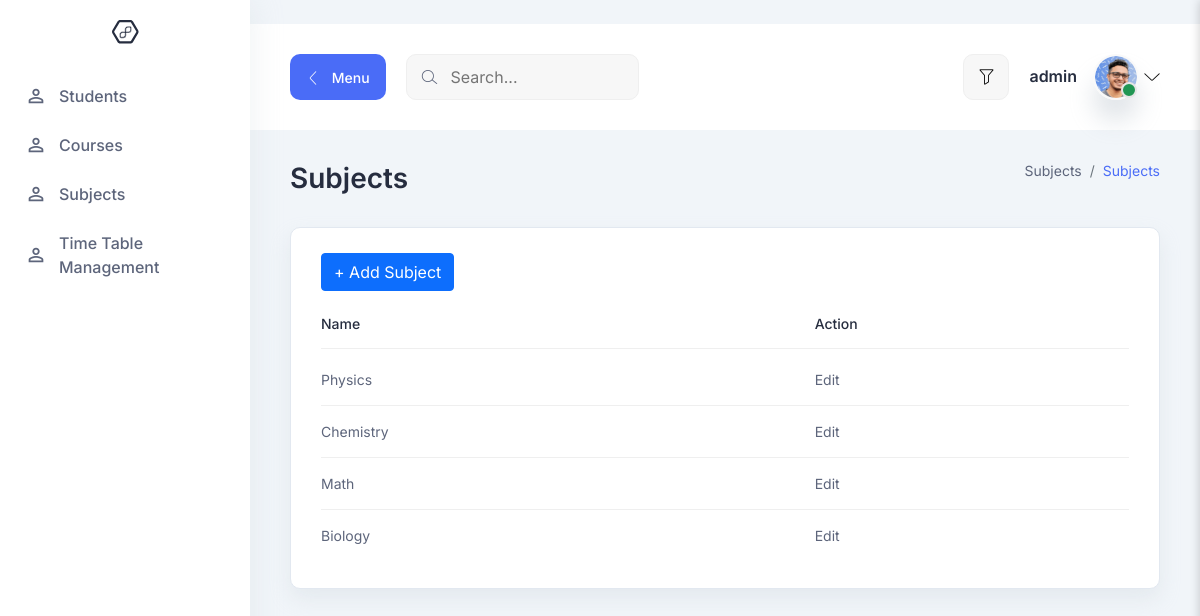
/all-subjects (signed in), run on an earlier commit of the app's database.
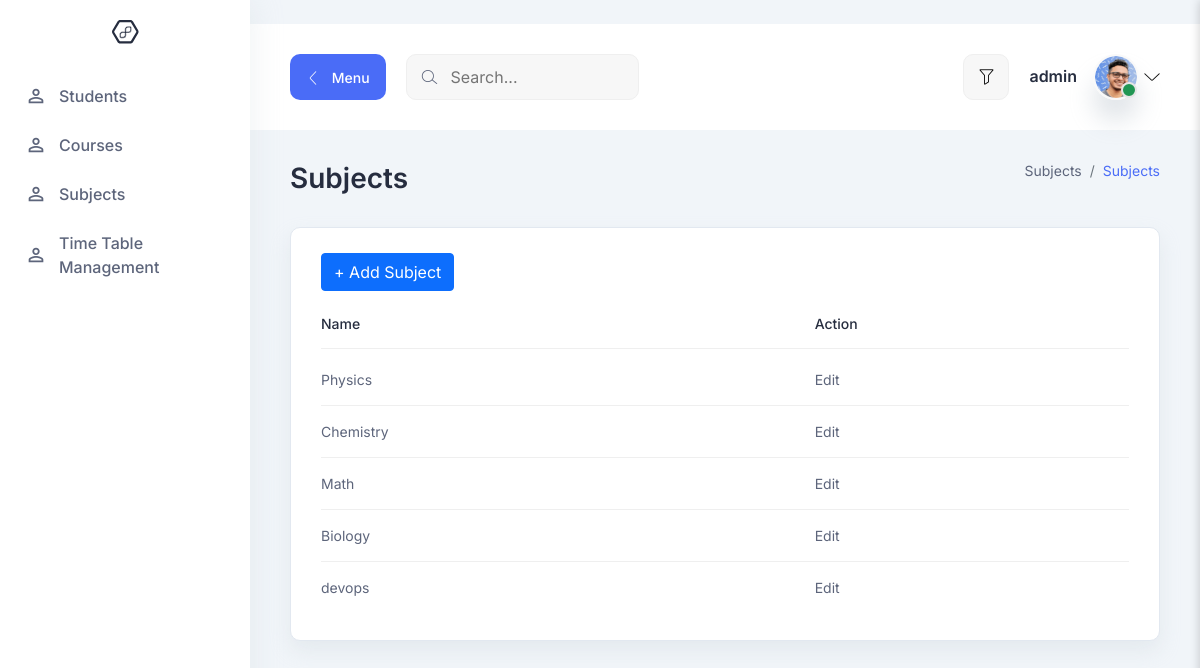
And on a later commit of the database.
### src/models.py (models this page shows, shortened)
class subject(models.Model):
    subject_name = models.CharField(max_length=100)

### src/views.py (the view)
# urls.py: path('all-subjects', all_subject, name='all-subjects'),
@login_required(login_url='teacher-login')
def all_subject(request):
    get_subjects = subject.objects.all()
    return render(request, 'subjects.html', {'subjects': get_subjects})

### src/templates/subjects.html
{% extends 'base.html' %}
{% block content %}
<section class="table-components">
    <div class="container-fluid">
      <div class="title-wrapper pt-30">
        <div class="row align-items-center">
          <div class="col-md-6">
            <div class="title mb-30">
              <h2>Subjects</h2>
            </div>
          </div>
          <div class="col-md-6">
            <div class="breadcrumb-wrapper mb-30">
              <nav aria-label="breadcrumb">
                <ol class="breadcrumb">
                  <li class="breadcrumb-item">
                    <a href="#0">Subjects</a>
                  </li>
                  <li class="breadcrumb-item active" aria-current="page">
                    Subjects
                  </li>
                </ol>
              </nav>
            </div>
          </div>
        </div>
      </div>
      <div class="tables-wrapper">
        <div class="row">
          <div class="col-lg-12">
            <div class="card-style mb-30">
              <h6 class="mb-10">
                   <a class="btn btn-primary"  href="/add-subjects" role="button">+ Add Subject</a>
            </h6>
              <div class="table-responsive">
                <table class="table">
                  <thead>
                    <tr>
                      <th><h6>Name</h6></th>
                        <th><h6>Action</h6></th>
                    </tr>
                  </thead>
                  <tbody>
                    {% for s in  subjects %}
                    <tr>
                        <td><p>{{ s.subject_name }}</p></td>
                        <td><p>
                            <a href="/update-subject/{{s.id}}">Edit</a>
                        </p></td>
                    </tr>
                {% endfor %}
                  </tbody>
                </table>
              </div>
            </div>
          </div>
        </div>
      </div>
    </div>
  </section>
{% endblock %}

What changed in the data, as far as the page shows it:
added subject: subject_name "devops"
